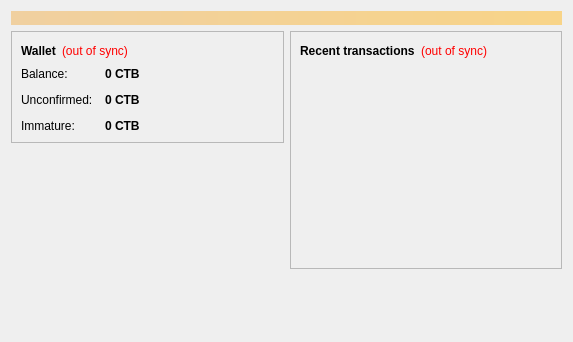
<?xml version="1.0" encoding="UTF-8"?>
<ui version="4.0">
 <class>OverviewPage</class>
 <widget class="QWidget" name="OverviewPage">
  <property name="geometry">
   <rect>
    <x>0</x>
    <y>0</y>
    <width>573</width>
    <height>342</height>
   </rect>
  </property>
  <property name="windowTitle">
   <string>Form</string>
  </property>
  <layout class="QVBoxLayout" name="topLayout">
   <item>
    <widget class="QLabel" name="labelAlerts">
     <property name="visible">
      <bool>false</bool>
     </property>
     <property name="styleSheet">
      <string notr="true">background-color: qlineargradient(x1: 0, y1: 0, x2: 1, y2: 0, stop:0 #F0D0A0, stop:1 #F8D488); color:#000000;</string>
     </property>
     <property name="wordWrap">
      <bool>true</bool>
     </property>
     <property name="margin">
      <number>3</number>
     </property>
    </widget>
   </item>
   <item>
    <layout class="QHBoxLayout" name="horizontalLayout" stretch="1,1">
     <item>
      <layout class="QVBoxLayout" name="verticalLayout_2">
       <item>
        <widget class="QFrame" name="frame">
         <property name="frameShape">
          <enum>QFrame::StyledPanel</enum>
         </property>
         <property name="frameShadow">
          <enum>QFrame::Raised</enum>
         </property>
         <layout class="QVBoxLayout" name="verticalLayout_4">
          <item>
           <layout class="QHBoxLayout" name="horizontalLayout_4">
            <item>
             <widget class="QLabel" name="label_5">
              <property name="font">
               <font>
                <weight>75</weight>
                <bold>true</bold>
               </font>
              </property>
              <property name="text">
               <string>Wallet</string>
              </property>
             </widget>
            </item>
            <item>
             <widget class="QLabel" name="labelWalletStatus">
              <property name="toolTip">
               <string>The displayed information may be out of date. Your wallet automatically synchronizes with the CryptoBit network after a connection is established, but this process has not completed yet.</string>
              </property>
              <property name="styleSheet">
               <string notr="true">QLabel { color: red; }</string>
              </property>
              <property name="text">
               <string notr="true">(out of sync)</string>
              </property>
              <property name="alignment">
               <set>Qt::AlignLeading|Qt::AlignLeft|Qt::AlignVCenter</set>
              </property>
             </widget>
            </item>
            <item>
             <spacer name="horizontalSpacer_2">
              <property name="orientation">
               <enum>Qt::Horizontal</enum>
              </property>
              <property name="sizeHint" stdset="0">
               <size>
                <width>40</width>
                <height>20</height>
               </size>
              </property>
             </spacer>
            </item>
           </layout>
          </item>
          <item>
           <layout class="QFormLayout" name="formLayout_2">
            <property name="fieldGrowthPolicy">
             <enum>QFormLayout::AllNonFixedFieldsGrow</enum>
            </property>
            <property name="horizontalSpacing">
             <number>12</number>
            </property>
            <property name="verticalSpacing">
             <number>12</number>
            </property>
            <item row="0" column="0">
             <widget class="QLabel" name="label">
              <property name="text">
               <string>Balance:</string>
              </property>
             </widget>
            </item>
            <item row="0" column="1">
             <widget class="QLabel" name="labelBalance">
              <property name="font">
               <font>
                <weight>75</weight>
                <bold>true</bold>
               </font>
              </property>
              <property name="cursor">
               <cursorShape>IBeamCursor</cursorShape>
              </property>
              <property name="toolTip">
               <string>Your current balance</string>
              </property>
              <property name="text">
               <string notr="true">0 CTB</string>
              </property>
              <property name="textInteractionFlags">
               <set>Qt::LinksAccessibleByMouse|Qt::TextSelectableByKeyboard|Qt::TextSelectableByMouse</set>
              </property>
             </widget>
            </item>
            <item row="1" column="0">
             <widget class="QLabel" name="label_3">
              <property name="text">
               <string>Unconfirmed:</string>
              </property>
             </widget>
            </item>
            <item row="1" column="1">
             <widget class="QLabel" name="labelUnconfirmed">
              <property name="font">
               <font>
                <weight>75</weight>
                <bold>true</bold>
               </font>
              </property>
              <property name="cursor">
               <cursorShape>IBeamCursor</cursorShape>
              </property>
              <property name="toolTip">
               <string>Total of transactions that have yet to be confirmed, and do not yet count toward the current balance</string>
              </property>
              <property name="text">
               <string notr="true">0 CTB</string>
              </property>
              <property name="textInteractionFlags">
               <set>Qt::LinksAccessibleByMouse|Qt::TextSelectableByKeyboard|Qt::TextSelectableByMouse</set>
              </property>
             </widget>
            </item>
            <item row="2" column="0">
             <widget class="QLabel" name="labelImmatureText">
              <property name="text">
               <string>Immature:</string>
              </property>
             </widget>
            </item>
            <item row="2" column="1">
             <widget class="QLabel" name="labelImmature">
              <property name="font">
               <font>
                <weight>75</weight>
                <bold>true</bold>
               </font>
              </property>
              <property name="toolTip">
               <string>Mined balance that has not yet matured</string>
              </property>
              <property name="text">
               <string notr="true">0 CTB</string>
              </property>
              <property name="textInteractionFlags">
               <set>Qt::LinksAccessibleByMouse|Qt::TextSelectableByKeyboard|Qt::TextSelectableByMouse</set>
              </property>
             </widget>
            </item>
           </layout>
          </item>
         </layout>
        </widget>
       </item>
       <item>
        <spacer name="verticalSpacer">
         <property name="orientation">
          <enum>Qt::Vertical</enum>
         </property>
         <property name="sizeHint" stdset="0">
          <size>
           <width>20</width>
           <height>40</height>
          </size>
         </property>
        </spacer>
       </item>
      </layout>
     </item>
     <item>
      <layout class="QVBoxLayout" name="verticalLayout_3">
       <item>
        <widget class="QFrame" name="frame_2">
         <property name="frameShape">
          <enum>QFrame::StyledPanel</enum>
         </property>
         <property name="frameShadow">
          <enum>QFrame::Raised</enum>
         </property>
         <layout class="QVBoxLayout" name="verticalLayout">
          <item>
           <layout class="QHBoxLayout" name="horizontalLayout_2">
            <item>
             <widget class="QLabel" name="label_4">
              <property name="text">
               <string>&lt;b&gt;Recent transactions&lt;/b&gt;</string>
              </property>
             </widget>
            </item>
            <item>
             <widget class="QLabel" name="labelTransactionsStatus">
              <property name="toolTip">
               <string>The displayed information may be out of date. Your wallet automatically synchronizes with the CryptoBit network after a connection is established, but this process has not completed yet.</string>
              </property>
              <property name="styleSheet">
               <string notr="true">QLabel { color: red; }</string>
              </property>
              <property name="text">
               <string notr="true">(out of sync)</string>
              </property>
              <property name="alignment">
               <set>Qt::AlignRight|Qt::AlignTrailing|Qt::AlignVCenter</set>
              </property>
             </widget>
            </item>
            <item>
             <spacer name="horizontalSpacer">
              <property name="orientation">
               <enum>Qt::Horizontal</enum>
              </property>
              <property name="sizeHint" stdset="0">
               <size>
                <width>40</width>
                <height>20</height>
               </size>
              </property>
             </spacer>
            </item>
           </layout>
          </item>
          <item>
           <widget class="QListView" name="listTransactions">
            <property name="styleSheet">
             <string notr="true">QListView { background: transparent; }</string>
            </property>
            <property name="frameShape">
             <enum>QFrame::NoFrame</enum>
            </property>
            <property name="verticalScrollBarPolicy">
             <enum>Qt::ScrollBarAlwaysOff</enum>
            </property>
            <property name="horizontalScrollBarPolicy">
             <enum>Qt::ScrollBarAlwaysOff</enum>
            </property>
            <property name="selectionMode">
             <enum>QAbstractItemView::NoSelection</enum>
            </property>
           </widget>
          </item>
         </layout>
        </widget>
       </item>
       <item>
        <spacer name="verticalSpacer_2">
         <property name="orientation">
          <enum>Qt::Vertical</enum>
         </property>
         <property name="sizeHint" stdset="0">
          <size>
           <width>20</width>
           <height>40</height>
          </size>
         </property>
        </spacer>
       </item>
      </layout>
     </item>
    </layout>
   </item>
  </layout>
 </widget>
 <resources/>
 <connections/>
</ui>
